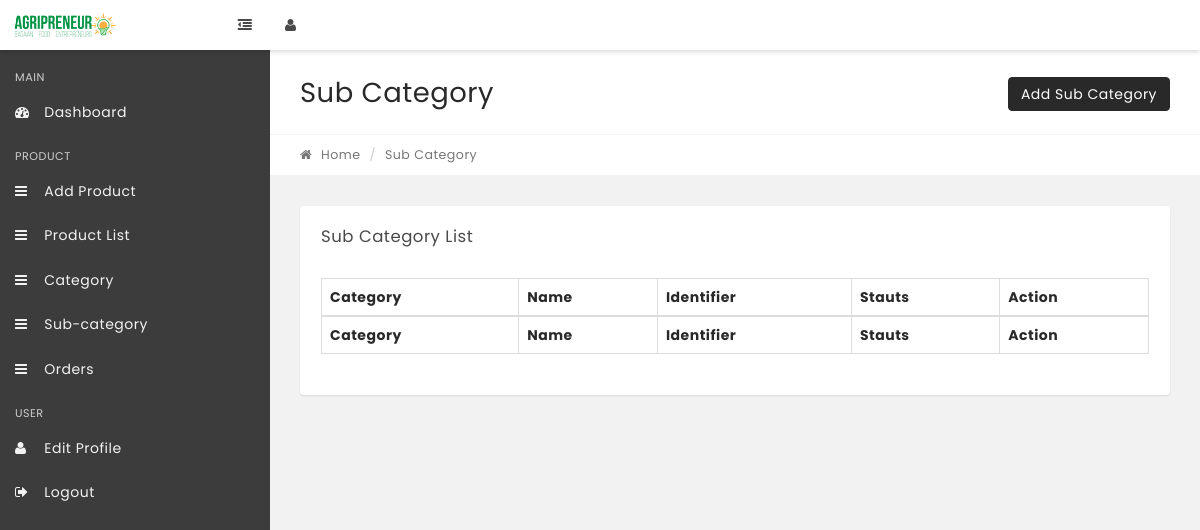
Page /index.php/admin/sub_category on the earlier database version.
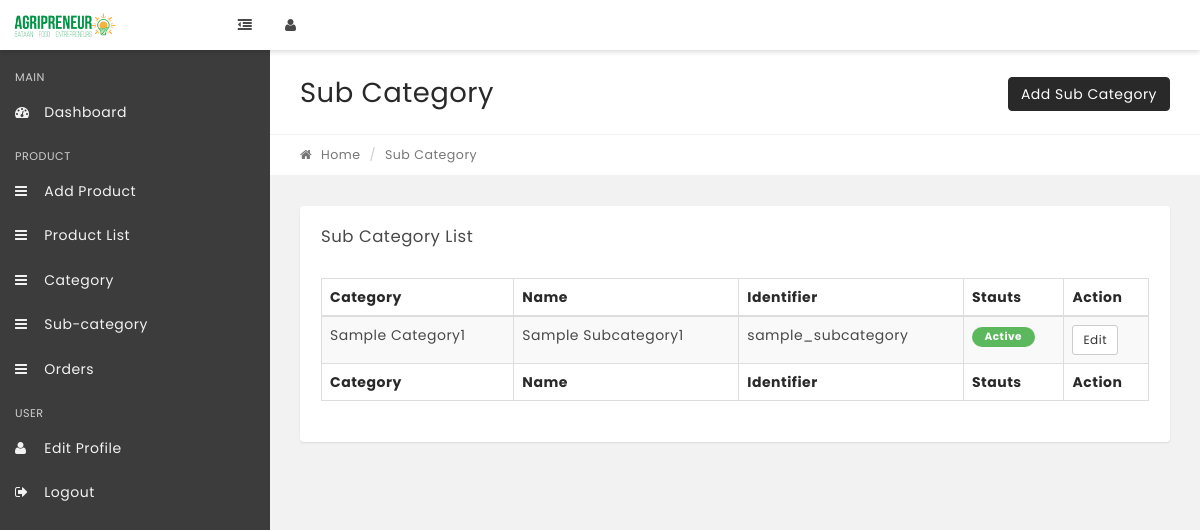
Same page on the later database version.
### tables this page shows
CREATE TABLE `tbl_sub_category` (
  `subcategory_id` int(11) NOT NULL,
  `category_id` int(11) NOT NULL,
  `subcategory_name` varchar(255) NOT NULL,
  `subcategory_identifier` varchar(255) NOT NULL,
  `subcategory_status` int(11) NOT NULL,
  `timestamp_create` timestamp NOT NULL DEFAULT CURRENT_TIMESTAMP,
  `timestampe_update` timestamp NOT NULL DEFAULT '0000-00-00 00:00:00' ON UPDATE CURRENT_TIMESTAMP
);

CREATE TABLE `tbl_category` (
  `category_id` int(11) NOT NULL,
  `category_name` varchar(255) NOT NULL,
  `category_identifier` varchar(255) NOT NULL,
  `category_status` int(11) NOT NULL,
  `timestamp_created` timestamp NOT NULL DEFAULT CURRENT_TIMESTAMP,
  `timestamp_update` timestamp NOT NULL DEFAULT '0000-00-00 00:00:00' ON UPDATE CURRENT_TIMESTAMP
);

### application/libraries/Template.php (called while the page is built, shortened)
<?php
class Template {
    var $use_template = '';
    var $use_template_file = '';
    var $template_data = array();
	var $CI;
	function __construct(){
		$this->CI =& get_instance();
	}
	function set_title($title){
		$this->template_data['title'] = $title;
	}
	function set_additional_css($css_set){
        $this->template_data['additional_css'] = $css_set;
    }
    function set_additional_js($js_set){
        $this->template_data['add_js'] = $js_set;
    }
    public function set_template($name,$file="template"){
        $this->use_template = $name;
        $this->use_template_file = $file;
    }
    public function load_sub($key,$value){
        if(is_array($key)){
            $this->template_data = $key;
        }else{
            $this->template_data[$key] = $value;
        }
    }
    public function load($path){
        $content = $this->CI->load->view($path,$this->template_data,true);
        $this->template_data["content"] = $content;
        $template_path = $this->use_template . "/" . $this->use_template_file;
        $this->CI->load->view("templates/".$template_path,$this->template_data);
    }
	public function extra_js($extra_js){
		$this->template_data['extra_js']  = $extra_js;
	}
}

### application/controllers/Admin.php (called while the page is built, shortened)
<?php
class Admin extends CI_Controller {
    function __construct(){
        $styles = array(
		);
		$js = array(
            'assets/user/js/login.js',
            'assets/user/js/user.js',
            'assets/user/js/admin.js',
		);
		$this->template->set_additional_css($styles);
		$this->template->set_additional_js($js);
        $this->template->set_title('Admin - Dashboard');
        $this->template->set_template('admin');
    }
    function sub_category()
    {
        $extra_js = '
            $("#sub_category").DataTable();
		';
        $this->template->load_sub('user', $this->user_model->get_user_data($this->session->userdata('id')));
        $this->template->extra_js($extra_js);
        $this->template->load_sub('sub_categories', $this->subcategory_model->get_sub_category_data());
        $this->template->load('admin/sub_category');
    }
}

### index.php (called while the page is built, shortened)
<?php
require_once BASEPATH.'core/CodeIgniter.php';

### application/models/Subcategory_model.php (called while the page is built, shortened)
<?php
class Subcategory_model extends CI_Model {
    function get_sub_category_data()
    {
        $this->db->select('*');
        $this->db->from('tbl_sub_category');
        $this->db->join('tbl_category', 'tbl_category.category_id = tbl_sub_category.category_id');
        $query = $this->db->get();
        if($query->num_rows()){
			return $query->result();
		}
		return [];
    }
}

### application/views/admin/sub_category.php (the view, shortened to what the changed rows need)
<div class="row page-title-div">
    <div class="col-sm-6">
        <h2 class="title">Sub Category</h2>
    </div>
</div>
<section class="section">
    <div class="container-fluid">
        <div class="row">
            <div class="col-md-12">
                <div class="panel">
                    <div class="panel-body p-20">
                        <table id="sub_category" class="display table table-striped table-bordered" cellspacing="0" width="100%">
                            <thead>
                                <tr>
                                    <th>Category</th>
                                    <th>Name</th>
                                    <th>Identifier</th>
                                    <th>Stauts</th>
                                    <th>Action</th>
                                </tr>
                            </thead>
                            <tfoot>
                                <tr>
                                    <th>Category</th>
                                    <th>Name</th>
                                    <th>Identifier</th>
                                    <th>Stauts</th>
                                    <th>Action</th>
                                </tr>
                            </tfoot>
                            <tbody>
                                <?php
                                    foreach ($sub_categories as $sub_category) {
                                        ?>
                                        <tr>
                                            <td><?php echo $sub_category->category_name;?></td>
                                            <td><?php echo $sub_category->subcategory_name;?></td>
                                            <td><?php echo $sub_category->subcategory_identifier;?></td>
                                            <td>
                                                <?php
                                                    if ($sub_category->subcategory_status == '1') {
                                                        ?>
                                                            <span class="label label-success label-rounded">Active</span>
                                                        <?php
                                                    }else {
                                                        ?>
                                                            <span class="label label-warning label-rounded">Inactive</span>
                                                        <?php
                                                    }
                                                ?>
                                            </td>
                                            <td>
                                                    <a href="<?php echo base_url(); ?>admin/subcategory/edit/<?php echo $sub_category->subcategory_id;?>" class="btn btn-default btn-sm">Edit</a>
                                            </td>
                                        </tr>
                                        <?php
                                    }
                                ?>
                            </tbody>
                        </table>
                    </div>
                </div>
            </div>
        </div>
    </div>
</div>

Differences in the rows shown:
added tbl_sub_category: category.category_name "Sample Category1", subcategory_name "Sample Subcategory1", subcategory_identifier "sample_subcategory", subcategory_status "Active"
